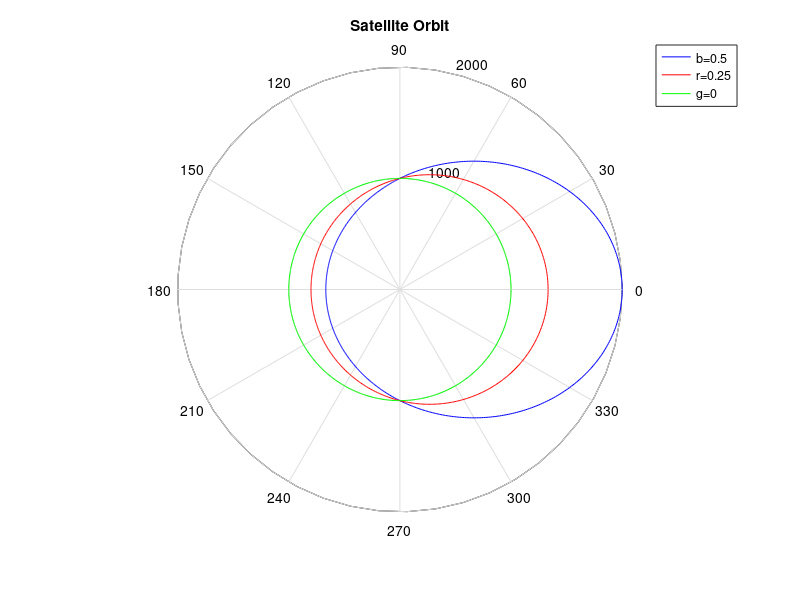

Here is the MATLAB script that generated this plot:
clc;clear all;close all;
p=1000;
e=[0, 0.25, 0.5];%row vector
theta=0:0.01:2*pi;
for ii=1:length(theta)
    r1(ii)=p./(1-(e(1)*cos(theta(ii))));
    r2(ii)=p./(1-(e(2)*cos(theta(ii))));
    r3(ii)=p./(1-(e(3)*cos(theta(ii))));
end
polar(theta,r3,'b');
hold on;
polar(theta,r2,'r');
hold on;
polar(theta,r1,'g');
legend('b=0.5','r=0.25','g=0','Location','NorthEastOutside')
title('Satellite Orbit')


